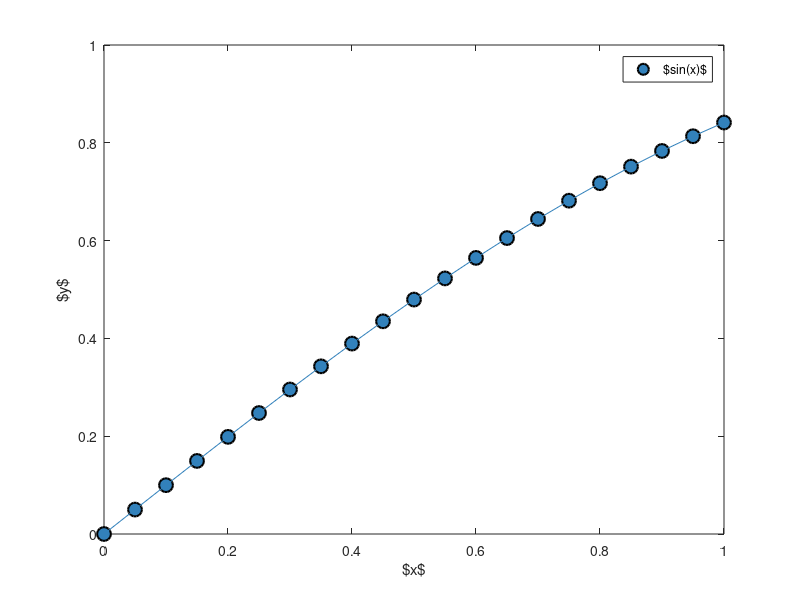

Source code (MATLAB): (Note: this script raises an error after producing the figure.)
close all;
clear;
clc; 

% getFigure example script
x=0:0.05:1;
y=sin(x);

% Regular plot
figureHandel = figure; 
plot(x,y,'o','MarkerSize',10,'MarkerEdgeColor',[0 0 0],'MarkerFaceColor',[50,130,188]/256,'LineWidth',1.5) % Data plot 
hold on
plot(x,y,'color',[50,130,188]/256) % 'Best fit' example
title('')
xlabel('$x$')
ylabel('$y$')
lgd = legend('$sin(x)$');
lgd.Orientation = 'vertical';
lgd.Box = 'off';
lgd.FontSize = 17;
lgd.Location = 'northwest';
getFigure(figureHandel,0,0)
hold off

% LogLog scale
figureHandel = figure; 
loglog(x,y,'o','MarkerSize',10,'MarkerEdgeColor',[0 0 0],'MarkerFaceColor',[19,166,136]/256,'LineWidth',1.5) % Data plot 
hold on
loglog(x,y,'color',[19,166,136]/256) % 'Best fit' example
title('')
xlabel('$x$')
ylabel('$y$')
lgd = legend('$sin(x)$');
lgd.Orientation = 'vertical';
lgd.Box = 'off';
lgd.FontSize = 17;
lgd.Location = 'northwest';
getFigure(figureHandel,0,0)
hold off 

% Legend on the outside 
figureHandel = figure; 
plot(x,y,'o','MarkerSize',10,'MarkerEdgeColor',[0 0 0],'MarkerFaceColor',[230,58,33]/256,'LineWidth',1.5) % Data plot 
hold on
plot(x,y,'color',[230,58,33]/256) % 'Best fit' example
title('')
xlabel('$x$')
ylabel('$y$')
lgd = legend('$sin(x)$');
lgd.Orientation = 'vertical';
lgd.Box = 'off';
lgd.FontSize = 17;
lgd.Location = 'eastoutside';
getFigure(figureHandel,1,0)
hold off
